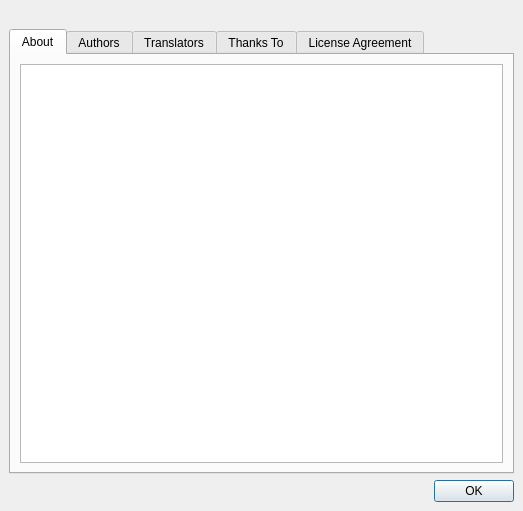
<?xml version="1.0" encoding="UTF-8"?>
<ui version="4.0">
 <class>AboutDialog</class>
 <widget class="QDialog" name="AboutDialog">
  <property name="geometry">
   <rect>
    <x>0</x>
    <y>0</y>
    <width>523</width>
    <height>511</height>
   </rect>
  </property>
  <property name="windowTitle">
   <string>About Qmmp</string>
  </property>
  <layout class="QGridLayout" name="gridLayout">
   <property name="margin">
    <number>9</number>
   </property>
   <item row="0" column="0">
    <widget class="QLabel" name="pixmapLabel">
     <property name="text">
      <string/>
     </property>
     <property name="pixmap">
      <pixmap resource="../images/images.qrc">:/logo-qmmp.png</pixmap>
     </property>
     <property name="alignment">
      <set>Qt::AlignCenter</set>
     </property>
    </widget>
   </item>
   <item row="1" column="0">
    <widget class="QTabWidget" name="tabWidget">
     <property name="currentIndex">
      <number>0</number>
     </property>
     <widget class="QWidget" name="aboutTab">
      <attribute name="title">
       <string>About</string>
      </attribute>
      <layout class="QGridLayout" name="gridLayout_3">
       <item row="0" column="0">
        <widget class="QTextEdit" name="aboutTextEdit">
         <property name="readOnly">
          <bool>true</bool>
         </property>
        </widget>
       </item>
      </layout>
     </widget>
     <widget class="QWidget" name="authorsTab">
      <attribute name="title">
       <string>Authors</string>
      </attribute>
      <layout class="QGridLayout" name="gridLayout_4">
       <item row="0" column="0">
        <widget class="QTextEdit" name="authorsTextEdit">
         <property name="readOnly">
          <bool>true</bool>
         </property>
        </widget>
       </item>
      </layout>
     </widget>
     <widget class="QWidget" name="tab">
      <attribute name="title">
       <string>Translators</string>
      </attribute>
      <layout class="QVBoxLayout">
       <item>
        <widget class="QTextEdit" name="translatorsTextEdit">
         <property name="readOnly">
          <bool>true</bool>
         </property>
        </widget>
       </item>
      </layout>
     </widget>
     <widget class="QWidget" name="thanksToTab">
      <attribute name="title">
       <string>Thanks To</string>
      </attribute>
      <layout class="QHBoxLayout" name="horizontalLayout">
       <item>
        <widget class="QTextEdit" name="thanksToTextEdit">
         <property name="readOnly">
          <bool>true</bool>
         </property>
        </widget>
       </item>
      </layout>
     </widget>
     <widget class="QWidget" name="licenseTab">
      <attribute name="title">
       <string>License Agreement</string>
      </attribute>
      <layout class="QGridLayout" name="gridLayout_2">
       <item row="0" column="0">
        <widget class="QTextEdit" name="licenseTextEdit">
         <property name="readOnly">
          <bool>true</bool>
         </property>
         <property name="overwriteMode">
          <bool>true</bool>
         </property>
        </widget>
       </item>
      </layout>
     </widget>
    </widget>
   </item>
   <item row="2" column="0">
    <widget class="QDialogButtonBox" name="buttonBox">
     <property name="orientation">
      <enum>Qt::Horizontal</enum>
     </property>
     <property name="standardButtons">
      <set>QDialogButtonBox::Ok</set>
     </property>
    </widget>
   </item>
  </layout>
 </widget>
 <resources>
  <include location="../images/images.qrc"/>
 </resources>
 <connections>
  <connection>
   <sender>buttonBox</sender>
   <signal>accepted()</signal>
   <receiver>AboutDialog</receiver>
   <slot>accept()</slot>
   <hints>
    <hint type="sourcelabel">
     <x>248</x>
     <y>254</y>
    </hint>
    <hint type="destinationlabel">
     <x>157</x>
     <y>274</y>
    </hint>
   </hints>
  </connection>
  <connection>
   <sender>buttonBox</sender>
   <signal>rejected()</signal>
   <receiver>AboutDialog</receiver>
   <slot>reject()</slot>
   <hints>
    <hint type="sourcelabel">
     <x>316</x>
     <y>260</y>
    </hint>
    <hint type="destinationlabel">
     <x>286</x>
     <y>274</y>
    </hint>
   </hints>
  </connection>
 </connections>
</ui>
